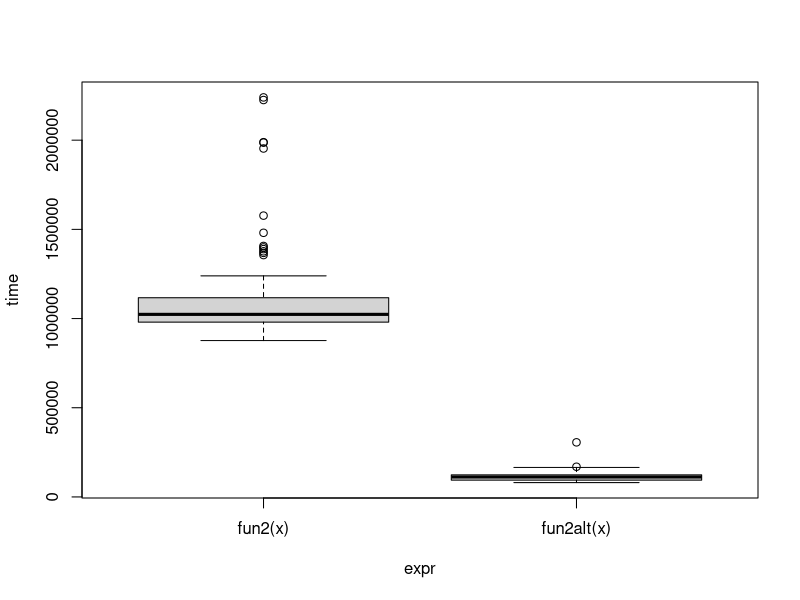
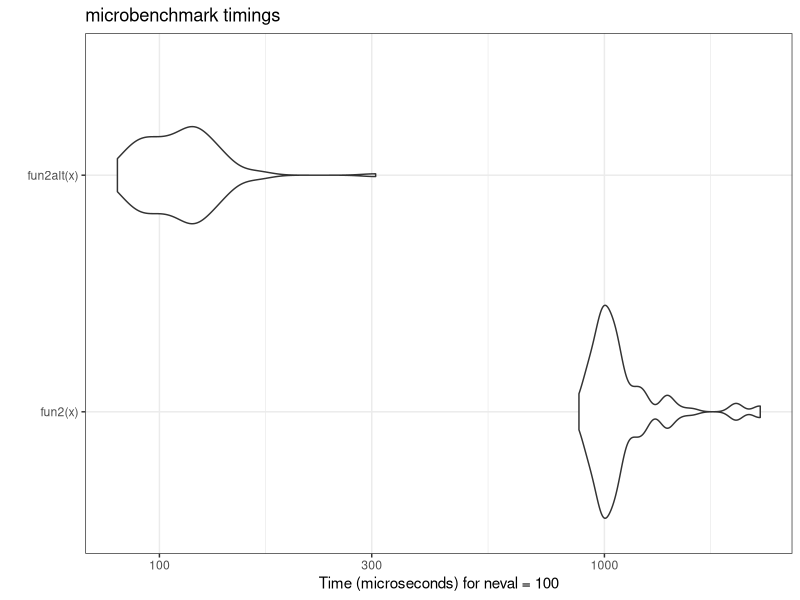

Generate these figures, in order, with R: (Note: this script raises an error after producing the figures.)
## ---- chunk 1
# inefficient because it's using a for loop with rbind (reallocating memory each time). this wastes a lot of computation power when reallocating memory (worse with larger matrices). 
# using rbind is very slow, because R copies every object at every iteration 
fun1 <- function(n = 100, k = 4, lambda = 4) {
  x <- NULL
  
  for (i in 1:n)
    x <- rbind(x, rpois(k, lambda))
  
  return(x)
}

fun1alt <- function(n = 100, k = 4, lambda = 4) {
  # YOUR CODE HERE
  matrix(rpois(n*k, lambda = lambda), ncol = k)
  # here, we're using matrix function instead of for loop and rbind
  # matrix allows us to pre-allocate memory. 
  # rpois(n*k, lambda = lambda) allows us to generate the random numbers all at once 
}

# Benchmarking
microbenchmark::microbenchmark(
  fun1(100),
  fun1alt(100),
  unit = "ns"
)
## ---- chunk 2
# Data Generating Process (10 x 10,000 matrix)
set.seed(1234)
# inefficient, b/c it loops through all columns and applies the max function, which leads to a slower run time. (apply function is slower than direct matrix indexing)
x <- matrix(rnorm(1e4), nrow=10)

# Find each column's max value
fun2 <- function(x) {
  apply(x, 2, max)
}

fun2alt <- function(x) {
  # YOUR CODE HERE
  x[cbind(max.col(t(x)), 1:ncol(x))]
  # avoids function calls inside loops
  # directly extracts the max values 
}

# Benchmarking
bench <- microbenchmark::microbenchmark(
  fun2(x),
  fun2alt(x),
  unit = "micro"
)
## ---- chunk 3
# plot 
plot(bench)
ggplot2:: autoplot(bench) + 
  ggplot2::theme_bw()
## ---- chunk 4
library(parallel)
my_boot <- function(dat, stat, R, ncpus = 1L) {
  
  # Getting the random indices
  n <- nrow(dat)
  idx <- matrix(sample.int(n, n*R, TRUE), nrow=n, ncol=R)
 
  # Making the cluster using `ncpus`
  # STEP 1: GOES HERE
  # creates a cluster for parallel computer: 
  # ncpus specifies using multiple CPU cores 
  # PSOCK = parallel socket cluster 
  # need a cluster, b/c R by default runs sequentially. By creating clusters, it allows us     to run multiple independent computations, running many across the CPU ports 
  cl <- makePSOCKcluster(ncpus)
  
  # STEP 2: GOES HERE
  # on.exit(stopCluster(cl)) automatically shuts down clusters. w/o this, the clusters        continue, takes up memory, and could cause memory leaks 
  # export the variables to the cluster 
  
  clusterExport(cl, varlist = c("idx", "dat", "stat"), envir = environment()) 
    # sending variables to all worker nodes
    # each run in isolated environments, don't have access to global variable 
    # idx -> resampling indices for bootstrap 
    # dat -> dataset 
    # stat -> the statistical function that we use to compute the estimates 
  
  
  # change sequential apply to parallelized apply
  # STEP 3: THIS FUNCTION NEEDS TO BE REPLACED WITH parLapply
  ans <- parLapply(cl, seq_len(R), function(i) {
    stat(dat[idx[,i], , drop=FALSE])
  })
  
  # Coercing the list into a matrix
  ans <- do.call(rbind, ans)
  
  # STEP 4: GOES HERE
  stopCluster(cl)
  # why? 
    # to free up the system resources 
  
  ans
  
}
## ---- chunk 5
# Bootstrap of a linear regression model
my_stat <- function(d)  coef(lm(y~x, data = d))

# DATA SIM
set.seed(1)
n <- 500 
R <- 1e4
x <- cbind(rnorm(n)) 
y <- x*5 + rnorm(n)

# Check if we get something similar as lm
# OLS CI 
ans0 <- confint(lm(y~x))
cat("OLS CI \n")
print(ans0)

ans1 <- my_boot(dat = data.frame(x, y), my_stat, R = R, ncpus = 4)
qs <- c(.025, .975)
cat("Bootsrap CI \n")
print(t(apply(ans1, 2, quantile, probs = qs)))
## ---- chunk 6
# your code here
parallel::detectCores()

# non-parallel 1 core
system.time(my_boot(dat = data.frame(x, y), my_stat, R = R, ncpus = 1L))


# parallel 8 cores
system.time(my_boot(dat = data.frame(x, y), my_stat, R = R, ncpus = 8L))
